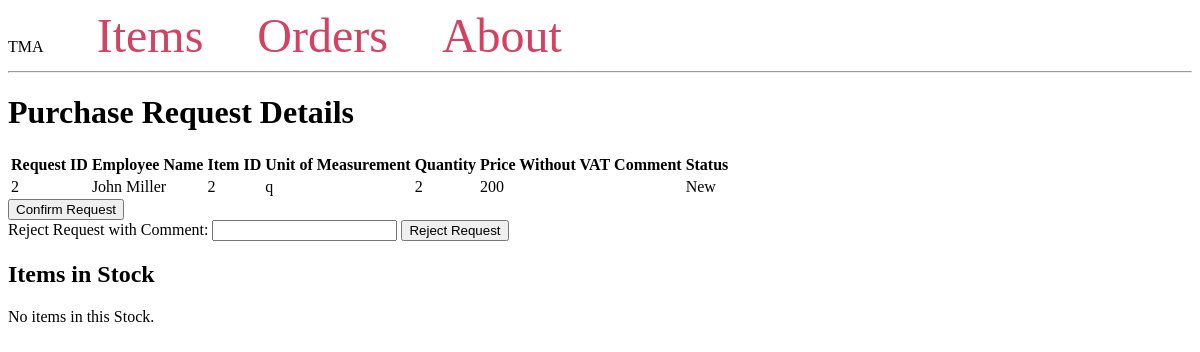
/orders/order/2, run on the app's committed database.
### tables this page shows
CREATE TABLE TMARequests (
    RequestID INTEGER PRIMARY KEY,
    EmployeeName VARCHAR(255) NOT NULL,
    ItemID INTEGER NOT NULL,
    UnitOfMeasurement VARCHAR(255) NOT NULL,
    Quantity INTEGER NOT NULL,
    PriceWithoutVAT DECIMAL(10, 2) NOT NULL,
    Comment TEXT,
    Status VARCHAR(255) DEFAULT 'New',
    FOREIGN KEY (ItemID) REFERENCES Items(ItemID)
);

### app.py (the view, shortened to what this page needs)
@app.route('/orders/order/<int:request_id>', methods=['GET', 'POST'])
def view_purchase_request(request_id):
    conn = get_db_connection()
    request_info = conn.execute('SELECT * FROM TMARequests WHERE RequestID = ?', (request_id,)).fetchone()
    items = conn.execute('SELECT * FROM TMARequestRows WHERE RequestID = ?', (request_id,)).fetchall()
    conn.close()
    if request_info is None:
        flash('Purchase request not found.', 'error')
        return redirect(url_for('purchase_requests'))
    return render_template('view_purchase_request.html', request_info=request_info, items=items)

### app.py (called while the page is built)
def get_db_connection():
    conn = sqlite3.connect('db/database.db')
    conn.row_factory = sqlite3.Row
    return conn

### app/templates/view_purchase_request.html (shortened to what this page needs)
{% extends 'base.html' %}
{% block content %}
<h1>Purchase Request Details</h1>
<table>
    <tr>
        <th>Request ID</th>
        <th>Employee Name</th>
        <th>Item ID</th>
        <th>Unit of Measurement</th>
        <th>Quantity</th>
        <th>Price Without VAT</th>
        <th>Comment</th>
        <th>Status</th>
    </tr>
    <tr>
        <td>{{ request_info['RequestID'] }}</td>
        <td>{{ request_info['EmployeeName'] }}</td>
        <td>{{ request_info['ItemID'] }}</td>
        <td>{{ request_info['UnitOfMeasurement'] }}</td>
        <td>{{ request_info['Quantity'] }}</td>
        <td>{{ request_info['PriceWithoutVAT'] }}</td>
        <td>{{ request_info['Comment'] }}</td>
        <td>{{ request_info['Status'] }}</td>
    </tr>
</table>
{% if request_info['Status'] != 'Accepted' %}
<form method="post" action="{{ url_for('routes.requests.confirm_purchase_request', request_id=request_info['RequestID']) }}">
    <button type="submit">Confirm Request</button>
</form>
<form method="post" action="{{ url_for('routes.requests.reject_purchase_request', request_id=request_info['RequestID']) }}">
    <label for="reject-comment">Reject Request with Comment:</label>
    <input type="text" id="reject-comment" name="comment">
    <button type="submit">Reject Request</button>
</form>
{% endif %}
<h2>Items in Stock</h2>
{% if items %}
<table id="items-table">
    <tr>
        <th>Item ID</th>
        <th>Unit of Measurement</th>
        <th>Quantity</th>
        <th>Price Without VAT</th>
        <th>Comment</th>
    </tr>
    {% for item in items %}
    <tr>
        <td>{{ item['ItemID'] }}</td>
        <td>{{ item['UnitOfMeasurement'] }}</td>
        <td>{{ item['Quantity'] }}</td>
        <td>{{ item['PriceWithoutVAT'] }}</td>
        <td>{{ item['Comment'] }}</td>
    </tr>
    {% endfor %}
</table>
{% else %}
<p>No items in this Stock.</p>
{% endif %}
{% endblock %}

### data on the page
TMARequests: RequestID "2", EmployeeName "John Miller", ItemID "2", UnitOfMeasurement "q", Quantity "2", PriceWithoutVAT "200", Status "New"
